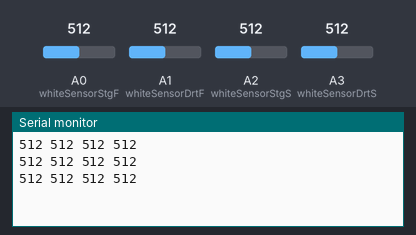
Recording of a sketch running on a simulated Arduino Uno, built with avr-gcc and run on an emulated ATmega328P. On the bench: the last lines printed to the serial monitor. The inputs (shaded band) are chosen by the test bench; at power-on: A0 (whiteSensorStgF) = 512, A1 (whiteSensorDrtF) = 512, A2 (whiteSensorStgS) = 512, A3 (whiteSensorDrtS) = 512.

Above: at 1.3 s.
1.4 s: A0 (whiteSensorStgF) set to 716
At 1.9 s:
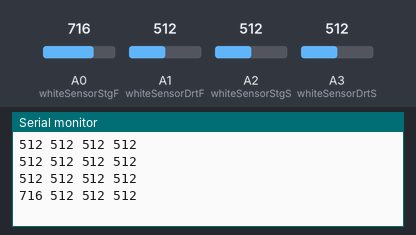
2.9 s: A1 (whiteSensorDrtF) set to 716
At 3.4 s:
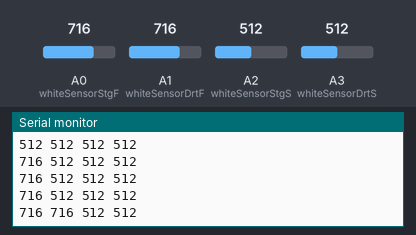
4.4 s: A2 (whiteSensorStgS) set to 716
At 4.9 s:
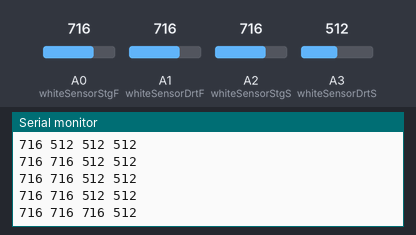
5.9 s: A3 (whiteSensorDrtS) set to 716
At 6.4 s:
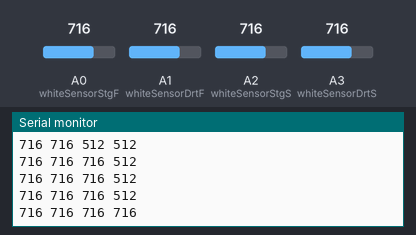
7.4 s: A0 (whiteSensorStgF) set to 992
At 7.9 s:
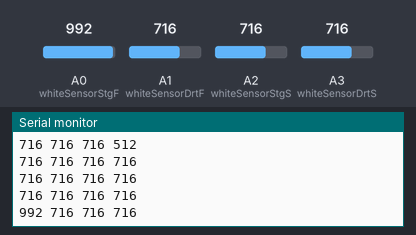
8.9 s: A1 (whiteSensorDrtF) set to 992
At 9.4 s:
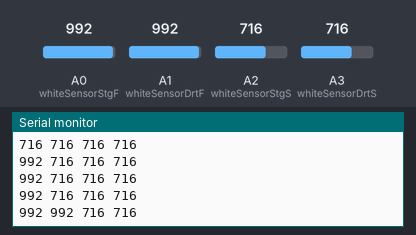
Timing chart, 0 to 11.4 s (numbered marks = the images above; inputs shaded):
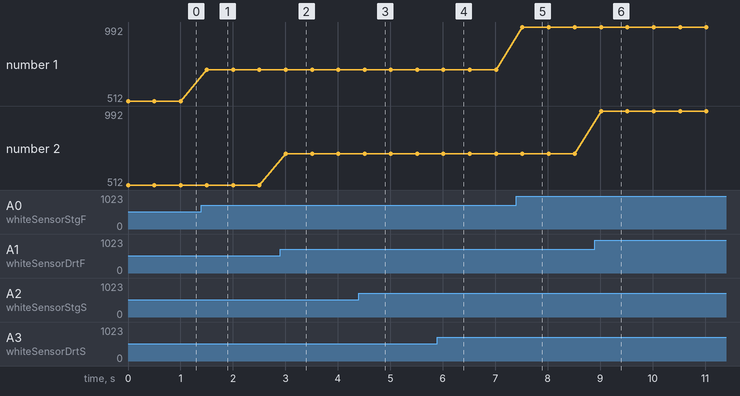

Measured:
- after the input at 1.4 s, the serial monitor: prints a new line after 0.10 s (image 1)
- after the input at 2.9 s, the serial monitor: prints a new line after 0.11 s (image 2)
- after the input at 4.4 s, the serial monitor: prints a new line after 0.11 s (image 3)
- after the input at 5.9 s, the serial monitor: prints a new line after 0.11 s (image 4)
- after the input at 7.4 s, the serial monitor: prints a new line after 0.12 s (image 5)
- after the input at 8.9 s, the serial monitor: prints a new line after 0.12 s (image 6)
- plotted number 1: 512 → 716 after the input at 1.4 s, 716 → 992 after the input at 7.4 s

The sketch:

whiteLine.ino
```cpp
#include "Utils.h"
#include "Config.h"

int const whiteSensorStgF = A0;
int const whiteSensorDrtF = A1;
int const whiteSensorStgS = A2;
int const whiteSensorDrtS = A3;

void setup() {
  Serial.begin(57600);
}

void loop() {
  Serial.print(analogRead(whiteSensorStgF));
  Serial.write(" ");
  Serial.print(analogRead(whiteSensorDrtF));
  Serial.write(" ");
  Serial.print(analogRead(whiteSensorStgS));
  Serial.write(" ");
  Serial.print(analogRead(whiteSensorDrtS));
  Serial.write("\n");
  delay(500);
}
```

Utils.h
```cpp
#ifndef UTILS_H
#define UTILS_H

int digitalToInterruptPin(int pin);
// Board          int.0  int.1  int.2  int.3  int.4  int.5
// Uno, Ethernet      2      3
// Mega2560           2      3     21     20     19     18
// Micro              3      2      0      1      7
#define digitalToInterruptPin(P) (P == 2 ? 0 : P == 3 ? 1 : -1)

#define portOfPin(P)\
  (P >= 0 && P < 5 ? &PORTD :\
    P == 5 ? &PORTC :\
      P == 6 ? &PORTD :\
        P == 7 ? &PORTE :\
          P >= 8 && P <= 11 ? &PORTB :\
            P == 12 ? &PORTD : &PORTC)

#define ddrOfPin(P)\
  (P >= 0 && P < 5 ? &DDRD :\
    P == 5 ? &DDRC :\
      P == 6 ? &DDRD :\
        P == 7 ? &DDRE :\
          P >= 8 && P <12 ? &DDRB :\
            P == 12 ? &DDRD : &DDRC)

#define pinOfPin(P)\
  (P >= 0 && P < 5 ? &PIND :\
    P == 5 ? &PINC :\
      P == 6 ? &PIND :\
        P == 7 ? &PINE :\
          P >= 8 && P <12 ? &PINB :\
            P == 12 ? &PIND : &PINC)

#define pinIndex(P)\
    (P == 0 ? 2 :\
      P == 1 ? 3 :\
        P == 2 ? 1 :\
          P == 3 ? 0 :\
            P == 4 || P == 8 ? 4 :\
              P == 5 || P == 7 || P == 10 || P == 12 ? 6 :\
                P == 6 || P == 11 || P == 13 ? 7 :\
                  P == 9 ? 5 : -1)

#define pinMask(P)\
  ((uint8_t)\
    1<<pinIndex(P))

#define pinAsInput(P) *(ddrOfPin(P))&=~pinMask(P)
#define pinAsInputPullUp(P) *(ddrOfPin(P))&=~pinMask(P);digitalHigh(P)
#define pinAsOutput(P) *(ddrOfPin(P))|=pinMask(P)
#define digitalLow(P) *(portOfPin(P))&=~pinMask(P)
#define digitalHigh(P) *(portOfPin(P))|=pinMask(P)
#define isHigh(P)((*(pinOfPin(P))& pinMask(P))>0)
#define isLow(P)((*(pinOfPin(P))& pinMask(P))==0)
#define digitalState(P)((uint8_t)isHigh(P))

#endif
```

Config.h
```cpp
#ifndef CONFIG_H
#define CONFIG_H

#define whiteThreshold 120 // max white

#endif
```
